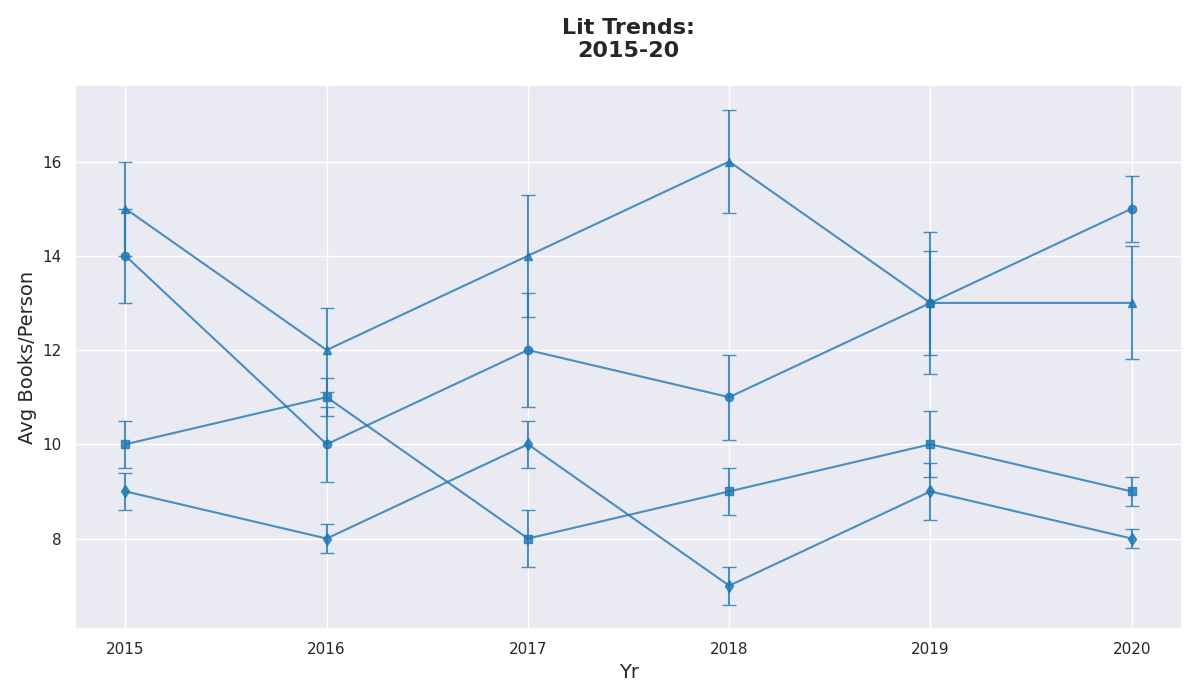

The script that drew this image:
import matplotlib.pyplot as plt
import numpy as np

years = np.array([2015, 2016, 2017, 2018, 2019, 2020])

sci_fi = np.array([14, 10, 12, 11, 13, 15])
mystery = np.array([10, 11, 8, 9, 10, 9])
fantasy = np.array([15, 12, 14, 16, 13, 13])
historical_fiction = np.array([9, 8, 10, 7, 9, 8])

errors = {
    "Sci-Fi": np.array([1, 0.8, 1.2, 0.9, 1.1, 0.7]),
    "Mystery": np.array([0.5, 0.4, 0.6, 0.5, 0.7, 0.3]),
    "Fantasy": np.array([1, 0.9, 1.3, 1.1, 1.5, 1.2]),
    "Historical Fiction": np.array([0.4, 0.3, 0.5, 0.4, 0.6, 0.2]),
}

single_color = '#1f77b4'  # Using a single color for all data series

fig, ax = plt.subplots(figsize=(12, 7))

ax.errorbar(years, sci_fi, yerr=errors["Sci-Fi"], color=single_color, fmt='-o', capsize=5, alpha=0.8)
ax.errorbar(years, mystery, yerr=errors["Mystery"], color=single_color, fmt='-s', capsize=5, alpha=0.8)
ax.errorbar(years, fantasy, yerr=errors["Fantasy"], color=single_color, fmt='-^', capsize=5, alpha=0.8)
ax.errorbar(years, historical_fiction, yerr=errors["Historical Fiction"], color=single_color, fmt='-d', capsize=5, alpha=0.8)

ax.set_title("Lit Trends:\n2015-20", fontsize=16, fontweight='bold', pad=20)
ax.set_xlabel("Yr", fontsize=14)
ax.set_ylabel("Avg Books/Person", fontsize=14)
ax.set_xticks(years)
plt.tight_layout()
plt.show()
